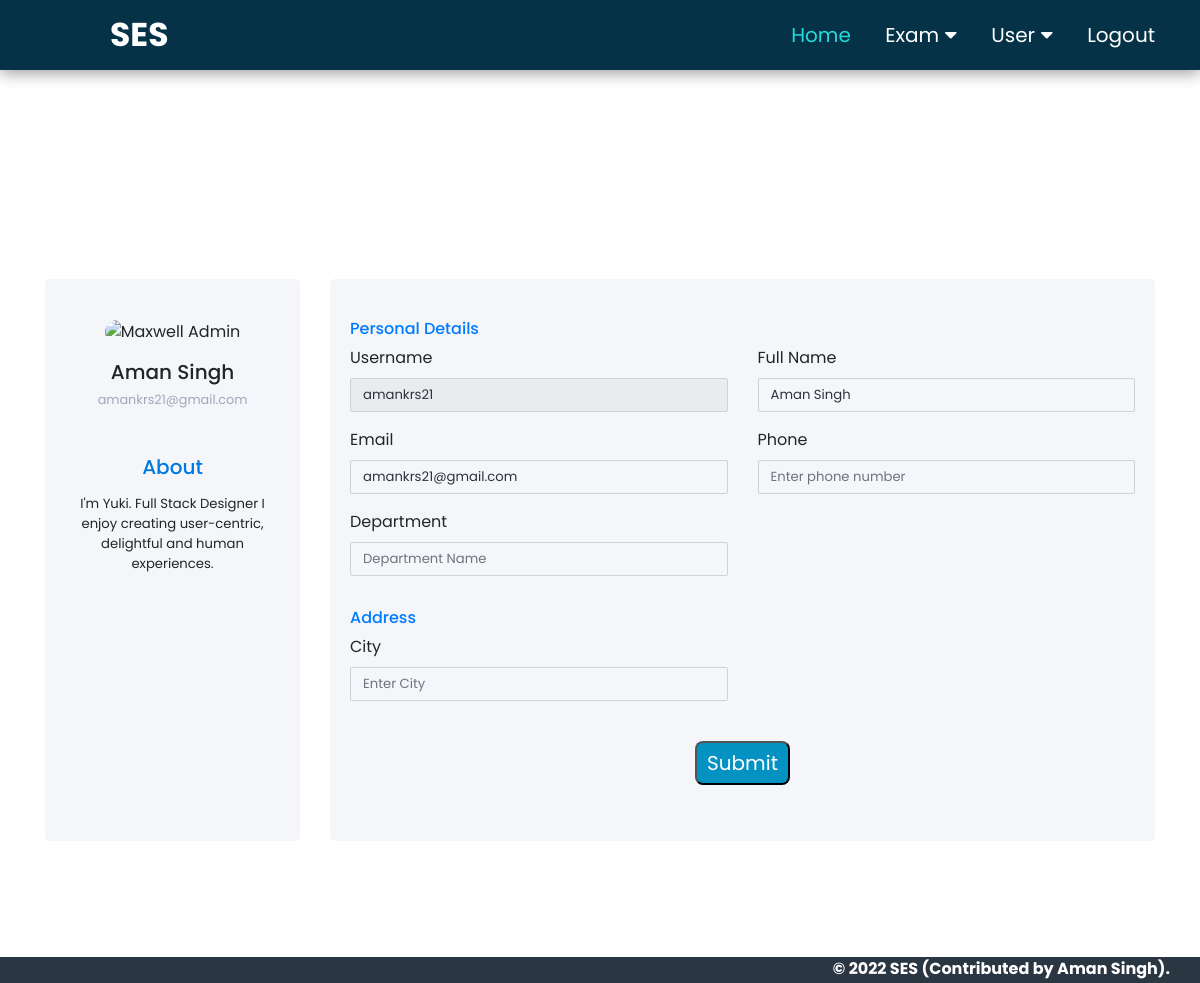
The app's page /student/myprofile/ (signed in) with its own data.
### student/models.py (models this page shows, shortened)
class StudentInfo(models.Model):
    user = models.OneToOneField(User, on_delete=models.CASCADE)
    name = models.CharField(max_length=50, blank=True)
    address = models.CharField(max_length=50, blank=True)
    number = models.CharField(max_length=12, blank=True)
    department = models.CharField(max_length=12, blank=True)
    class Meta:
        verbose_name_plural = 'Student Info'

### student/views.py (the view, shortened to what this page needs)
# urls.py: path('myprofile/', views.MyProfile, name='myprofile'),
def MyProfile(request):
    if request.method == 'GET':
        stud = StudentInfo.objects.get(user=request.user)
        context = {
            'stud':stud,
        }
        return render(request, 'student/myprofile.html', context)

### templates/student/myprofile.html (shortened to what this page needs)
{% extends 'student/base.html' %}
{% load static %}
{% block body%}
<link href="https://cdn.jsdelivr.net/npm/bootstrap@4.5.0/dist/css/bootstrap.min.css" rel="stylesheet">
<div class="container">
    <div class="row gutters">
        <div class="col-xl-3 col-lg-3 col-md-12 col-sm-12 col-12">
            <div class="myprofile h-100">
                <div class="myprofile-body">
                    <div class="account-settings">
                        <div class="user-profile">
                            <div class="user-avatar">
                                <img src="https://bootdey.com/img/Content/avatar/avatar7.png" alt="Maxwell Admin">
                            </div>
                            <h5 class="user-name">{{stud.name}}</h5>
                            <h6 class="user-email">{{stud.user.email}}</h6>
                        </div>
                        <div class="about">
                            <h5>About</h5>
                            <p>I'm Yuki. Full Stack Designer I enjoy creating user-centric, delightful and human
                                experiences.</p>
                        </div>
                    </div>
                </div>
            </div>
        </div>
        <div class="col-xl-9 col-lg-9 col-md-12 col-sm-12 col-12">
            <div class="myprofile h-100">
                <form action="" method="post">
                    <div class="myprofile-body">
                        <div class="row gutters">
                            <div class="col-xl-12 col-lg-12 col-md-12 col-sm-12 col-12">
                                <h6 class="mb-2 text-primary">Personal Details</h6>
                            </div>
                            <div class="col-xl-6 col-lg-6 col-md-6 col-sm-6 col-12">
                                <div class="form-group">
                                    <label for="username">Username</label>
                                    <input type="text" class="form-control" id="username"
                                        value="{{stud.user.username}}" placeholder="Enter full name" disabled>
                                </div>
                            </div>
                            <div class="col-xl-6 col-lg-6 col-md-6 col-sm-6 col-12">
                                <div class="form-group">
                                    <label for="fullName">Full Name</label>
                                    <input type="text" class="form-control" id="fullName" name="fullname"
                                        value="{{stud.name}}" placeholder="Enter full name">
                                </div>
                            </div>
                            <div class="col-xl-6 col-lg-6 col-md-6 col-sm-6 col-12">
                                <div class="form-group">
                                    <label for="eMail">Email</label>
                                    <input type="email" class="form-control" id="eMail" name="email"
                                        value="{{stud.user.email}}" placeholder="Enter email ID">
                                </div>
                            </div>
                            <div class="col-xl-6 col-lg-6 col-md-6 col-sm-6 col-12">
                                <div class="form-group">
                                    <label for="phone">Phone</label>
                                    <input type="text" class="form-control" id="phone" name="phone"
                                        value="{{stud.number}}" placeholder="Enter phone number">
                                </div>
                            </div>
                            <div class="col-xl-6 col-lg-6 col-md-6 col-sm-6 col-12">
                                <div class="form-group">
                                    <label for="department">Department</label>
                                    <input type="text" class="form-control" id="department" name="department"
                                        value="{{stud.department}}" placeholder="Department Name">
                                </div>
                            </div>
                        </div>
                        <div class="row gutters">
                            <div class="col-xl-12 col-lg-12 col-md-12 col-sm-12 col-12">
                                <h6 class="mt-3 mb-2 text-primary">Address</h6>
                            </div>
                            <div class="col-xl-6 col-lg-6 col-md-6 col-sm-6 col-12">
                                <div class="form-group">
                                    <label for="ciTy">City</label>
                                    <input type="name" class="form-control" id="ciTy" name="address"
                                        value="{{stud.address}}" placeholder="Enter City">
                                </div>
                            </div>
                        </div>
                        <div class="row gutters">
                            <div class="col-xl-12 col-lg-12 col-md-12 col-sm-12 col-12">
                                <div class="text-center"> <br>
                                    <input class="button" type="Submit" value="Submit">
                                </div>
                            </div>
                        </div>
                    </div>
                </form>
            </div>
        </div>
    </div>
</div>
{% endblock %}

### ses/static/css/student.css (style rules this page uses)
* { margin: 0; padding: 0; list-style: none; box-sizing: border-box; text-decoration: none; }
.container { display: flex; justify-content: center; text-align: center; flex-wrap: wrap; }

### templates/student/myprofile.html (style rules this page uses)
.container { font-family: 'Poppins'; align-items: center; justify-content: center; background: #ffffff; text-align: start; margin-top: 100px; min-height: 780px; }
.account-settings .user-profile { margin: 0 0 1rem 0; padding-bottom: 1rem; text-align: center; }
.account-settings .user-profile .user-avatar { margin: 0 0 1rem 0; }
.account-settings .user-profile .user-avatar img { width: 90px; height: 90px; -webkit-border-radius: 100px; -moz-border-radius: 100px; border-radius: 100px; }
.account-settings .user-profile h5.user-name { margin: 0 0 0.5rem 0; }
.account-settings .user-profile h6.user-email { margin: 0; font-size: 0.8rem; font-weight: 400; color: #9fa8b9; }
.account-settings .about { margin: 2rem 0 0 0; text-align: center; }
.account-settings .about h5 { margin: 0 0 15px 0; color: #007ae1; }
.account-settings .about p { font-size: 0.825rem; }
.form-control { border: 1px solid #cfd1d8; -webkit-border-radius: 2px; -moz-border-radius: 2px; border-radius: 2px; font-size: .825rem; background: #f5f6fa; color: #2e323c; }
.myprofile { background: #f5f6fa; -webkit-border-radius: 5px; -moz-border-radius: 5px; border-radius: 5px; border: 0; margin-bottom: 1rem; padding: 40px 20px; }
.button { background: #0492C2; font-size: 20px; padding: 5px 10px; border-radius: 8px; color: white; cursor: pointer; }

### records on screen
StudentInfo: name "Aman Singh", user.email "amankrs21@gmail.com", user.username "amankrs21", fullname "Aman Singh", email "amankrs21@gmail.com"
